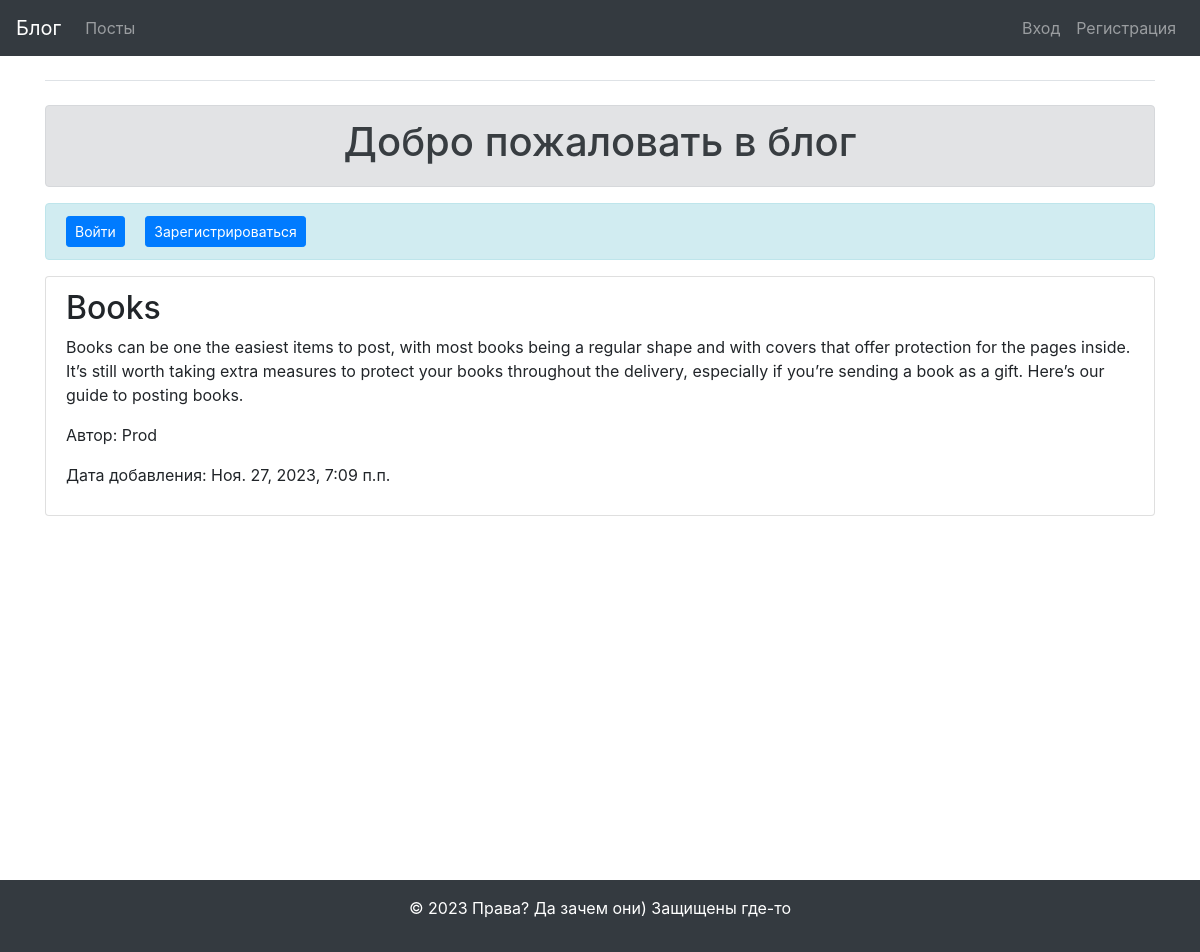
The page / on the database its author committed.
### blogs/models.py (models this page shows, shortened)
class BlogPost(models.Model):
    title = models.CharField(max_length=200)
    text = models.TextField()
    date_added = models.DateTimeField(auto_now_add=True)
    author = models.ForeignKey(User, on_delete=models.CASCADE)

### blogs/views.py (the view)
# urls.py: 2. Add a URL to urlpatterns:  path('', views.home, name='home')
def home(request):
    blog_posts = BlogPost.objects.order_by('-date_added')
    current_year = datetime.now().year
    return render(request, 'blogs/home.html', {'blog_posts': blog_posts})

### blogs/templates/blogs/home.html (shortened to what this page needs)
{% extends "blogs/base.html" %}
{% block content %}
	<div class="alert alert-secondary text-center" role="alert">
		<h1 class="display-6">Добро пожаловать в блог</h1>
	</div>
    {% if user.is_authenticated %}
    <div class="alert alert-success d-flex justify-content-between align-items-center">
        <p class="mb-0">Вы вошли как <strong>{{ user.username }}</strong></p>
        <a href="{% url 'user_logout' %}" class="btn btn-danger btn-sm">Выход</a>
    </div>
		<a href="{% url 'create_post' %}" class="btn btn-success btn-lg mb-3 btn-block">Создать новую запись</a>
{% else %}
    <div class="alert alert-info">
        <p class="mb-0">
            <a href="{% url 'login' %}" class="btn btn-primary btn-sm mr-2">Войти</a>
            <a href="{% url 'register' %}" class="btn btn-primary btn-sm ml-2">Зарегистрироваться</a>
        </p>
    </div>
{% endif %}
    <ul class="list-group">
        {% for post in blog_posts %}
            <li class="list-group-item">
                <h2>{{ post.title }}</h2>
                <p>{{ post.text }}</p>
                <p>Автор: {{ post.author.username }}</p>
                <p>Дата добавления: {{ post.date_added }}</p>
            </li>
        {% endfor %}
    </ul>
{% endblock %}

### blogs/templates/blogs/base.html (shortened to what this page needs)
{% load bootstrap4 %}
{% load static %}
<!DOCTYPE html>
<html lang="ru">
<head>
    {% bootstrap_css %}
	 <link rel="stylesheet" href="{% static 'css/sticky-footer.css' %}">
</head>
<body>
<nav class="navbar navbar-expand-md navbar-dark bg-dark mb-4">
    <a class="navbar-brand" href="{% url 'home' %}">Блог</a>
    <div class="collapse navbar-collapse" id="navbarCollapse">
        <ul class="navbar-nav mr-auto ">
            <li class="nav-item">
                <a class="nav-link" href="{% url 'home' %}">Посты</a>
            </li>
        </ul>
        {% if user.is_authenticated %}
        <ul class="navbar-nav">
            <li class="nav-item">
                <span class="navbar-text">{{ user }}</span>
            </li>
            <li class="nav-item">
                <a class="nav-link" href="{% url 'user_logout' %}">Выйти</a>
            </li>
        </ul>
        {% else %}
        <ul class="navbar-nav">
            <li class="nav-item">
                <a class="nav-link" href="{% url 'login' %}">Вход</a>
            </li>
            <li class="nav-item">
                <a class="nav-link" href="{% url 'register' %}">Регистрация</a>
            </li>
        </ul>
        {% endif %}
    </div>
</nav>
<main class="container">
    <div class="pb-0 mb-4 border-bottom">
    </div>
    <div>
        {% block content %}{% endblock content %}
    </div>
</main>
<footer class="footer mt-auto py-3 bg-dark text-white">
    <div class="container text-center">
        <p>&copy; <span id="currentYear"></span> Права? Да зачем они) Защищены где-то</p>
    </div>
</footer>
</body>
</html>

### blogs/static/css/sticky-footer.css (style rules this page uses)
html, body { height: 100%; }
.container { min-height: 100%; }
.footer { margin-top: auto; }

### rows shown on the page
BlogPost: title "Books", text "Books can be one the easiest items to post, with most books being a regular shape and with covers that offer protection for the pages inside. It’s still worth taking extra measures to protect your books throughout the delivery, especially if you’re sending a book as a gift. Here’s our guide to posting books.", author.username "Prod", date_added "Ноя. 27, 2023, 7:09 п.п."
